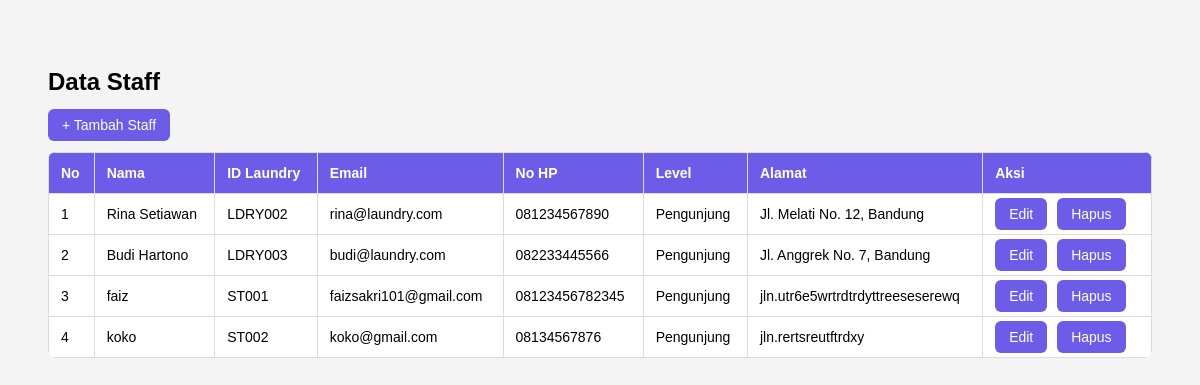
Screenshot of /laudry_app/admin/staff.php (signed in) with the database file from the repository.
### tables this page shows
CREATE TABLE `staff` (
  `id` int(11) NOT NULL,
  `nama` varchar(100) NOT NULL,
  `id_laundry` varchar(50) NOT NULL,
  `password` varchar(255) NOT NULL,
  `email` varchar(100) NOT NULL,
  `no_hp` varchar(20) DEFAULT NULL,
  `level` enum('Admin','Pengunjung') NOT NULL DEFAULT 'Pengunjung',
  `alamat` text DEFAULT NULL
);

### laudry_app/admin/staff.php (the view, shortened to what this page needs)
<?php
include '../koneksi.php';
$data = mysqli_query($conn, "SELECT * FROM staff");
?>
<!DOCTYPE html>
<html lang="id">
<head>
</head>
<body>
  <h2>Data Staff</h2>
  <a href="tambah_staff.php">+ Tambah Staff</a>
  <br><br>
  <table>
    <tr>
      <th>No</th>
      <th>Nama</th>
      <th>ID Laundry</th>
      <th>Email</th>
      <th>No HP</th>
      <th>Level</th>
      <th>Alamat</th>
      <th>Aksi</th>
    </tr>
    <?php $no=1; foreach ($data as $d): ?>
    <tr>
      <td><?= $no++ ?></td>
      <td><?= $d['nama'] ?></td>
      <td><?= $d['id_laundry'] ?></td>
      <td><?= $d['email'] ?></td>
      <td><?= $d['no_hp'] ?></td>
      <td><?= $d['level'] ?></td>
      <td><?= $d['alamat'] ?></td>
      <td class="aksi">
        <a href="edit_staff.php?id=<?= $d['id'] ?>">Edit</a>
        <a href="hapus_staff.php?id=<?= $d['id'] ?>" onclick="return confirm('Hapus staff ini?')">Hapus</a>
      </td>
    </tr>
    <?php endforeach; ?>
  </table>
</body>
</html>

### laudry_app/admin/staff.php (style rules this page uses)
body { font-family: 'Poppins', sans-serif; background: #f4f4f4; padding: 40px; }
h2 { margin-bottom: 20px; }
a { text-decoration: none; background: #6c5ce7; color: #fff; padding: 8px 14px; border-radius: 6px; font-size: 14px; }
table { width: 100%; border-collapse: collapse; background: #fff; border-radius: 8px; overflow: hidden; }
th, td { padding: 12px; border: 1px solid #ddd; font-size: 14px; text-align: left; }
th { background: #6c5ce7; color: white; }
.aksi a { margin-right: 6px; }

### rows the page displays
staff: nama "Rina Setiawan", id_laundry "LDRY002", email "rina@laundry.com", no_hp "081234567890", level "Pengunjung", alamat "Jl. Melati No. 12, Bandung"
staff: nama "Budi Hartono", id_laundry "LDRY003", email "budi@laundry.com", no_hp "082233445566", level "Pengunjung", alamat "Jl. Anggrek No. 7, Bandung"
staff: nama "faiz", id_laundry "ST001", email "faizsakri101@gmail.com", no_hp "08123456782345", level "Pengunjung", alamat "jln.utr6e5wrtrdtrdyttreeseserewq"
staff: nama "koko", id_laundry "ST002", email "koko@gmail.com", no_hp "08134567876", level "Pengunjung", alamat "jln.rertsreutftrdxy"
